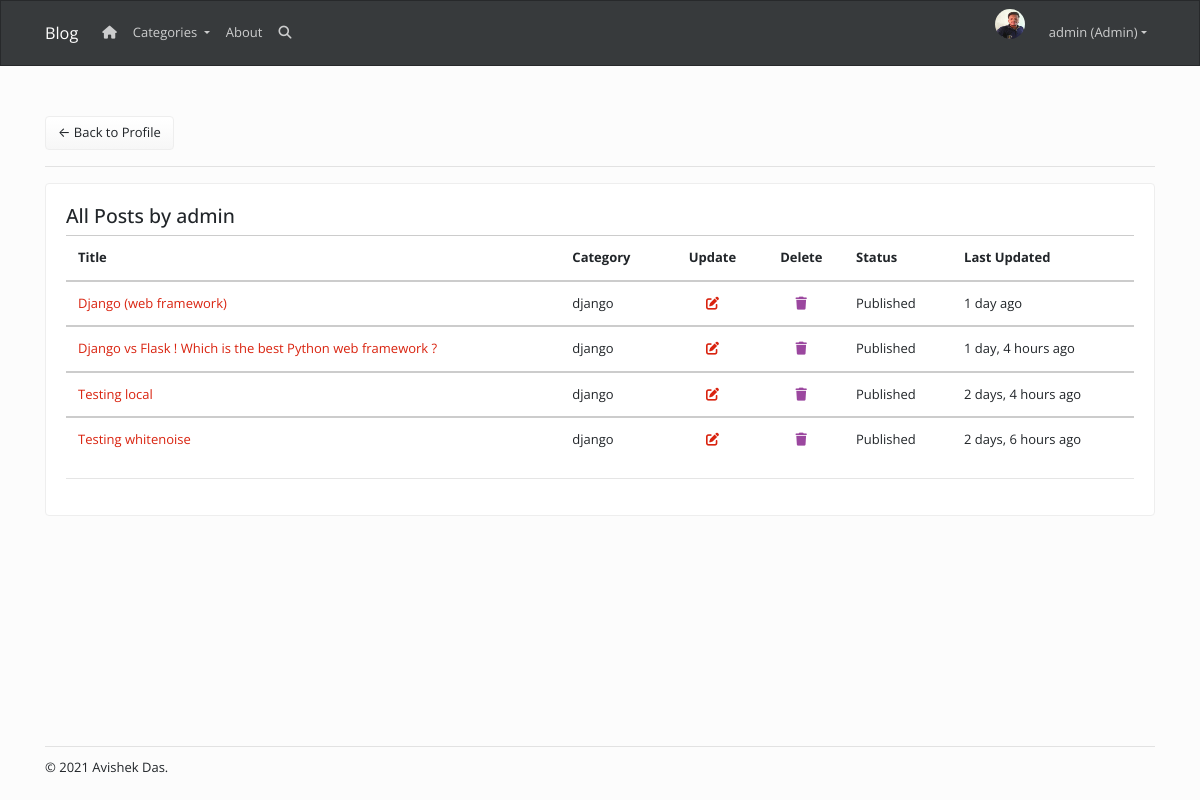
The page /accounts/user-posts/ (signed in) on the database as committed earlier.
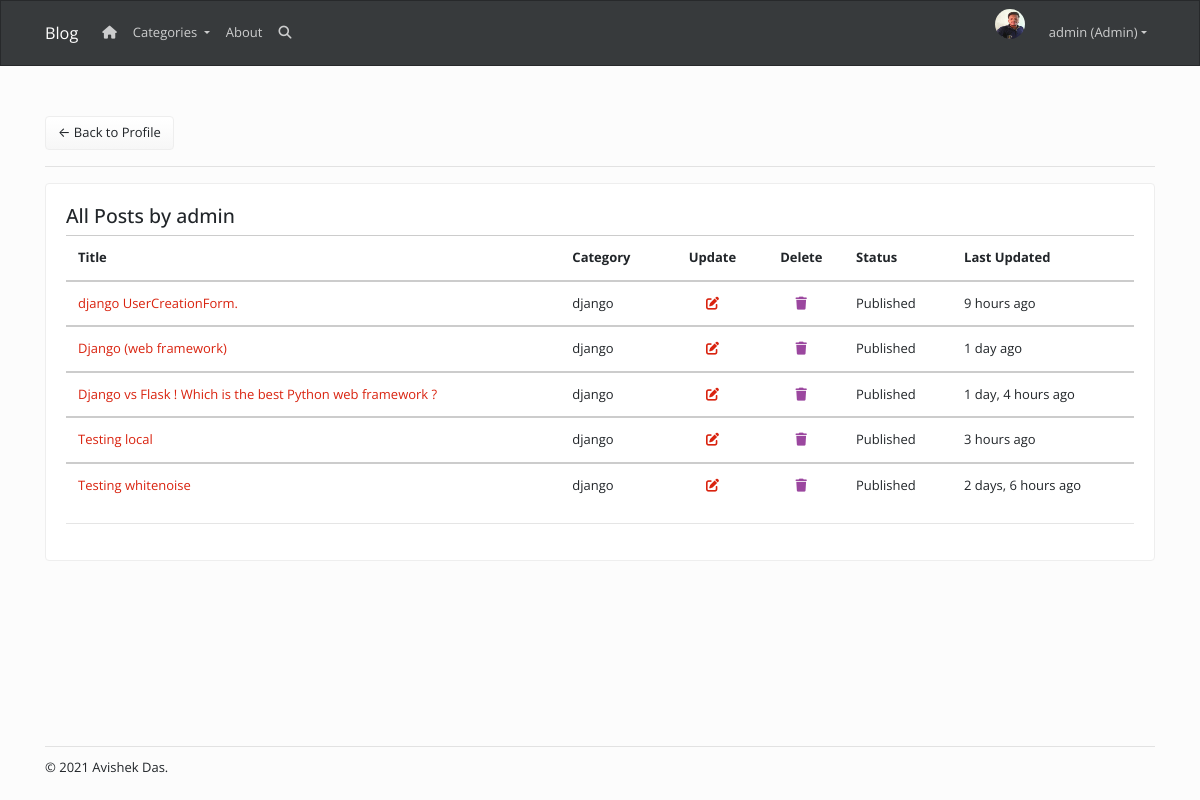
The same page on the database as committed later.
### posts/models.py (models this page shows, shortened)
class Post(models.Model):
    options = (
        ('draft','Draft'),
        ('published','Published')
    )
    category=models.ForeignKey(Category,related_name='product',default=1,on_delete=models.SET_NULL,null=True,blank=True)
    title = models.CharField(max_length=200, blank=True, null=True)
    slug = models.SlugField(max_length=200, unique=True, blank=True, null=True)
    created = models.DateTimeField(auto_now_add=True)
    updated = models.DateTimeField(auto_now=True)
    author = models.ForeignKey(User, on_delete=models.CASCADE, blank=True, null=True)
    content = RichTextUploadingField(blank=True, null=True)
    status=models.CharField(max_length=10,choices=options,default='draft')
    class Meta:
        ordering=['-created']
    def get_absolute_url(self):
        return reverse('posts:post-detail', args=[self.slug])

class Category(models.Model):
    name=models.CharField(max_length=200,db_index=True)
    slug=models.SlugField(max_length=200,unique=True)
    class Meta:
        verbose_name_plural = 'categories'
    def __str__(self):
        return self.name

### accounts/views.py (the view)
# urls.py: path('user-posts/',views.UserPostView.as_view(),name='user-posts'),
class UserPostView(ListView):
	template_name='accounts/user_posts_edit.html'
	context_object_name='posts'
	paginate_by=10
	def get_queryset(self):
		return Post.objects.filter(author=self.request.user)

### accounts/views.py (called while the page is built)
def site_user(request):
	return{
		'user':User.objects.first()
	}

### posts/views.py (called while the page is built)
def categories(request):
    return {
        'categories':Category.objects.all(),
    }

### accounts/templates/accounts/user_posts_edit.html (shortened to what this page needs)
{% extends 'posts/layout.html' %}
{% load humanize %}
{% load static %}
{% block content %}
<a href="{% url 'accounts:user-profile' %}" class='btn btn-light'>&#8592;&nbsp;Back to Profile</a>
<hr>
<div class="card">
            <div class="card-body">
                <h4>All Posts by {{user}}</h4>
        <table class="table">
            <thead>
                <tr>
                <th scope="col" colspan=2>Title</th>
                <th scope="col">Category</th>
                <th class='text-center' scope="col">Update</th>
                <th class='text-center' scope="col">Delete</th>
                <th scope="col">Status</th>
                <th scope='col'>Last Updated</th>
                </tr>
            </thead>
            {% for post in posts %}
            <tbody>
                <tr>
                <td colspan=2><a href="{{post.get_absolute_url}}">{{post.title}}</a></td>
                <td>{{post.category}}</td>
                <td class='text-center'><a href="{% url 'posts:update-post' post.slug %}"><i class='fas fa-edit'></i></a></td>
                <td class='text-center'><a href="{% url 'posts:delete-post' post.slug %}"><i class='fas fa-trash text-danger'></i></a></td>
                <td style='text-transform: capitalize;'>{{post.status}}</td>
                <td>{{post.updated|naturaltime}}</td>
                </tr>
            </tbody>
            {% empty %}
            <p>No post found.</p>
            {% endfor %}
        </table>
        <hr>
            </div>
        </div>
{% endblock %}

Rows that differ between the two databases and show on the page:
added Post: title "django UserCreationForm.", category "django", status "Published", updated "9 hours ago"
changed Post "Testing local": updated "2 days, 4 hours ago" → "3 hours ago"
